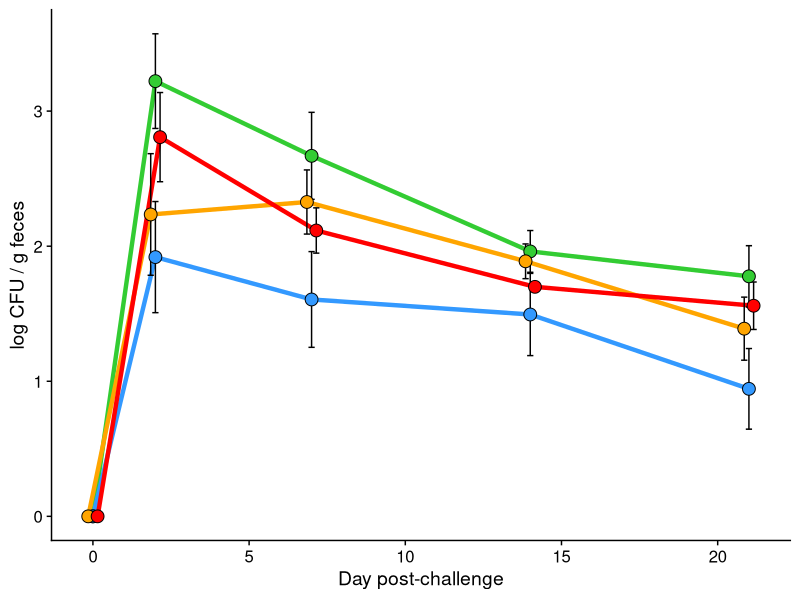

Source code (R): (Note: this script raises an error after producing the figure.)
require(pracma)
library(tidyverse)
library(Hmisc)
library(tidyverse)
library(cowplot)
theme_set(theme_cowplot())
# Read in data

sal_data <- read_csv('./data/FS12b_salmonella_data.csv')

# orders the treatment factors and makes a timepoint factor for plotting ease

sal_data$treatment <- factor(sal_data$treatment, levels = c('control', 'RPS', 'Acid', 'Zn+Cu', 'RCS', 'Bglu'))

sal_data$treatXtime <- factor(sal_data$treatXtime, levels = c('control_0', 'RPS_0', 'Acid_0', 'Zn+Cu_0', 'RCS_0', 'Bglu_0',
                                                              'control_2', 'RPS_2', 'Acid_2', 'Zn+Cu_2', 'RCS_2', 'Bglu_2',
                                                              'control_7', 'RPS_7', 'Acid_7', 'Zn+Cu_7', 'RCS_7', 'Bglu_7',
                                                              'control_14', 'RPS_14', 'Acid_14', 'Zn+Cu_14', 'RCS_14', 'Bglu_14',
                                                              'control_21', 'RPS_21', 'Acid_21', 'Zn+Cu_21', 'RCS_21', 'Bglu_21'))

sal_data$time_point_fact <- factor(sal_data$time_point)
# sal_data$time_point
#

sal_data <- sal_data %>% filter(!(treatment %in% c('Zn+Cu', 'Bglu')) & pignum != 101)




all_daily <- sal_data %>% filter(pignum != 101) %>% group_by(time_point, treatment) %>%
  summarise(mean_sal=mean(log_sal),
            sd_sal=sd(log_sal),
            num=n(),
            se_sal=sd_sal/sqrt(num))






### Figure 1A
F1A <- all_daily %>% 
  mutate(TPP=case_when(
    treatment == 'RPS'  ~    time_point, 
    treatment == 'Acid' ~    time_point - .15, 
    treatment == 'RCS'  ~    time_point + .15, 
    treatment == 'control' ~ time_point, 
    TRUE ~ 1000000000000000000)) %>% 
  filter(!(treatment %in% c('Zn+Cu', 'Bglu'))) %>%
  ggplot(aes(x=TPP, y=mean_sal, fill=treatment, group=treatment)) +
  # geom_jitter(aes(x=time_point, y=log_sal, color=treatment), data=filter(sal_data, !(treatment %in% c('Zn+Cu', 'Bglu'))& pignum !=101), alpha=.5) + 
  geom_line(aes(color=treatment), size=1.5)+
  geom_errorbar(aes(ymin=mean_sal-se_sal,ymax=mean_sal+se_sal), width=.2) +
  geom_point(shape=21, size=4) +
  scale_color_manual(values=c('#33CC33', '#3399FF', 'orange', 'red', 'grey', 'purple')) + 
  scale_fill_manual(values=c('#33CC33', '#3399FF', 'orange', 'red', 'grey', 'purple')) +
  ylab('log CFU / g feces') +
  xlab('Day post-challenge') +
  theme(legend.position = 'none')
  # ggtitle('Daily shedding, group summary statistics')


F1A
###


#############






#####
# use this #
# nest and do an anova at each timepoint
library(broom)
daily_tests <- sal_data %>% filter(time_point != 0) %>% group_by(time_point) %>% nest() %>% 
  mutate(AOV=map(.x = data, ~ aov(data=.x, log_sal ~ treatment)), 
         tid_AOV=map(AOV, tidy), 
         TUK=map(AOV, TukeyHSD), 
         tid_TUK=map(TUK, tidy))


daily_tests %>% select(time_point, tid_AOV) %>% unnest(cols = tid_AOV)



daily_tuks <- daily_tests %>%
  select(time_point, tid_TUK) %>% unnest(cols = tid_TUK) %>%
  filter(grepl('control', comparison)) %>% 
  mutate(tuk_pval=adj.p.value, 
         fdr_pval=p.adjust(adj.p.value, method = 'fdr'), 
         TPP=paste('Day', time_point), 
         TPP=factor(TPP, levels = c('Day 2', 'Day 7', 'Day 14', 'Day 21'))) %>% 
  select(-adj.p.value)

anno <- tibble(y=c(0,0,0,0), 
               TPP=factor(c('Day 2','Day 7','Day 14','Day 21'), levels = c('Day 2', 'Day 7', 'Day 14', 'Day 21')), 
               x=c(3.4,3.4,3.4,3.4), 
               labtext = c('ANOVA p=0.10', 
                           'ANOVA p=0.07',
                           'ANOVA p=0.26',
                           'ANOVA p=0.11'))

### FIG 1B
F1B <- daily_tuks %>%
  ggplot(aes(x=comparison, y=estimate, ymin=conf.low, ymax=conf.high, color=comparison)) +
  geom_hline(yintercept = 0, color='grey')+
  geom_pointrange(size=1.2) + 
  geom_label(data=anno, aes(x=x,y=y,label=labtext), inherit.aes = FALSE)+
  geom_text(aes(label=round(tuk_pval, digits = 2), y=2))+
  coord_flip() + 
  facet_wrap(.~TPP, ncol = 4) + 
  ylim(-3,3) + scale_color_manual(values=c('red','orange','#3399FF')) +
  theme(panel.border = element_rect(colour = "black", fill=NA, size=1), 
        legend.position = 'none', 
        axis.title.y = element_blank())


F1B


# FIGURE 2A


sum_sal <- sal_data %>% group_by(pignum) %>%
  summarise(AULC=trapz(time_point, log_sal),
            sum=sum(log_sal), 
            maxshed=log_sal[which.max(log_sal)], 
            day_max=time_point[which.max(log_sal)], 
            pos_samples=sum(log_sal > 0), 
            treatment=unique(treatment))


# re orders sum_sal
sum_sal <- sum_sal[match(filter(sal_data, time_point==2)$pignum,sum_sal$pignum),]



sum_sal$treatment <- factor(sum_sal$treatment, levels = c('control', 'RPS', 'Acid', 'Zn+Cu', 'RCS', 'Bglu'))


F2A <- filter(sum_sal, pignum !=101) %>% 
  ggplot(aes(x=treatment, y=AULC, fill=treatment))+
  geom_boxplot(outlier.alpha = 0) +
  geom_jitter(aes(fill=treatment), shape=21, size=2, stroke=1.25, width = .12) +
  scale_fill_manual(values=c('#33CC33', '#3399FF', 'orange', 'red', 'grey', 'purple')) +
  # ggtitle('Cumulative Salmonella shedding (AULC)', subtitle = 'ANOVA P = 0.0123') +
  theme(legend.position = 'none', 
        panel.border = element_rect(colour = 'black', fill=NA), 
        axis.title.x = element_blank())


F2A


### USE THIS FOR AULC STAT TEST ###
aov_AULC <- aov(data=sum_sal, AULC~treatment)
summary(aov_AULC)

AULC_tuk <- TukeyHSD(aov_AULC) %>% tidy()

F2B <- AULC_tuk %>% filter(grepl('control', comparison)) %>% 
  mutate(comparison=factor(comparison, levels = c('RCS-control', 'Acid-control','RPS-control'))) %>%
  ggplot(aes(x=comparison, y=estimate, ymin=conf.low, ymax=conf.high,color=comparison)) +
  geom_hline(yintercept = 0) +
  geom_pointrange(size=1.25) +
  geom_text(aes(x=comparison,y=12,
                label=paste('P=', round(adj.p.value, 2)))) +
  ggtitle('ANOVA P = 0.012') + 
  scale_y_continuous(expand = expand_scale(add = c(5,8)))+
  theme(panel.border = element_rect(color='black', fill=NA), 
        legend.position='none', 
        axis.title.y = element_blank())+
  coord_flip() +scale_color_manual(values=c('red','orange','#3399FF')) 
F2B







################################
# setwd("~/FS12")
# TISSUES


tis <- read.csv('./data/D21_tissues.csv')
tis$log_sal <- log10(tis$Salmonella)
tis$log_sal <- as.numeric(sub(-Inf, 0, tis$log_sal))
tis <- na.exclude(tis)

tis <- tis %>% filter(!treatment %in% c('Zn+Cu', 'Bglu'))

tis$treatment <- factor(tis$treatment, levels = c('control', 'RPS', 'Acid', 'Zn+Cu', 'RCS', 'Bglu'))


# pairwise.wilcox.test(tis$log_sal[tis$tissue == 'cecal_cont'], tis$treatment[tis$tissue == 'cecal_cont'], p.adjust.method = 'none')
# 
# pairwise.t.test(tis$log_sal[tis$tissue == 'cecal_cont'], tis$treatment[tis$tissue == 'cecal_cont'], p.adjust.method = 'none')
# pairwise.t.test(tis$log_sal[tis$tissue == 'Cecum'], tis$treatment[tis$tissue == 'Cecum'], p.adjust.method = 'none')




# tis %>% filter(tissue=='cecal_cont') %>%
#   ggplot(aes(x=treatment, y=log_sal, group=treatment, fill=treatment)) + geom_boxplot(outlier.alpha = 0)+ geom_jitter(shape=21,width = .1, size=2.25)+
#   scale_fill_manual(values=c('#33CC33', '#3399FF', 'orange', 'red', 'grey', 'purple')) + ggtitle('Cecal Contents')
# 

# tis %>% #filter(tissue=='cecal_cont') %>%
#   ggplot(aes(x=treatment, y=log_sal, group=treatment, fill=treatment)) +
#   geom_boxplot(outlier.alpha = 0) +
#   geom_jitter(shape=21,width = .2, size=2.25) +
#   facet_wrap(~tissue) +
#   scale_fill_manual(values=c('#33CC33', '#3399FF', 'orange', 'red', 'grey', 'purple')) +
#   ggtitle('Salmonella colonization at D21, tissues')
# 

# tables?

tissum <- tis %>% group_by(treatment, tissue) %>% 
  summarise(mean_lcfu=mean(log_sal),
            num_pos=sum(log_sal>0), 
            tot_obs=n())


tissum %>% filter(tissue=='cecal_cont')




#

tis_tests <- tis %>%  group_by(tissue) %>% nest() %>% 
  mutate(AOV=map(.x = data, ~ aov(data=.x, log_sal ~ treatment)), 
         tid_AOV=map(AOV, tidy), 
         TUK=map(AOV, TukeyHSD), 
         tid_TUK=map(TUK, tidy))


tis_tests %>% select(tissue, tid_AOV) %>% unnest(cols = tid_AOV)

tis_anno <- tibble(y=c(0,0,0,0,0), 
                   tissue=factor(c('cecal_cont','Cecum','ICLN','IPP', 'Tonsil'), levels = c('cecal_cont','Cecum','ICLN','IPP', 'Tonsil')), 
                   x=c(3.9,3.9,3.9,3.9,3.9), 
                   labtext = c('ANOVA p=0.02', 
                               'ANOVA p=0.05',
                               'ANOVA p=0.13',
                               'ANOVA p=0.54',
                               'ANOVA p=0.01'))


  
tissue_tuks <- tis_tests %>%
  select(tissue, tid_TUK) %>% unnest(cols = tid_TUK) %>%
  filter(grepl('control', comparison)) %>% 
  mutate(tuk_pval=adj.p.value, 
         fdr_pval=p.adjust(adj.p.value, method = 'fdr')) %>% 
  select(-adj.p.value)

tissue_tuks
  
#

all_tis <- tis %>% group_by(tissue, treatment) %>%
  summarise(mean_sal=mean(log_sal),
            sd_sal=sd(log_sal),
            num=n(),
            se_sal=sd_sal/sqrt(num))






### Figure 3A
F3A <- all_tis %>%
  ggplot(aes(x=treatment, y=mean_sal, fill=treatment, group=treatment)) +
  # geom_jitter(aes(x=time_point, y=log_sal, color=treatment), data=filter(sal_data, !(treatment %in% c('Zn+Cu', 'Bglu'))& pignum !=101), alpha=.5) + 
  geom_col(aes(fill=treatment), size=1.5)+
  geom_errorbar(aes(ymin=mean_sal-se_sal,ymax=mean_sal+se_sal), width=.2) +
  scale_color_manual(values=c('#33CC33', '#3399FF', 'orange', 'red', 'grey', 'purple')) + 
  scale_fill_manual(values=c('#33CC33', '#3399FF', 'orange', 'red', 'grey', 'purple')) +
  ylab('log Salmonella') +
  theme(panel.border = element_rect(color = 'black', fill = NA), 
        axis.text.x = element_text(angle = -45, hjust = 0), 
        axis.title.x = element_blank(), 
        legend.position = 'none')+
  # ggtitle('tissue colonization') +
  facet_wrap(~tissue, ncol = 5)


F3A



#
# Figure 3B

F3B <- tissue_tuks %>%
  mutate(comparison = factor(comparison, levels=c('RCS-control', 'Acid-control','RPS-control'))) %>% 
  ggplot(aes(x=comparison, y=estimate, ymin=conf.low, ymax=conf.high, color=comparison)) +
  geom_hline(yintercept = 0, color='grey')+
  geom_pointrange(size=1.2) + 
  geom_label(data=tis_anno, aes(x=x,y=y,label=labtext), inherit.aes = FALSE, size=4)+
  geom_text(aes(label=round(tuk_pval, digits = 2), y=2))+
  coord_flip() + scale_x_discrete(expand = expand_scale(add = c(1,1.5)))+
  facet_wrap(.~tissue, ncol = 5) +
  ylim(-3.5,3.5) + scale_color_manual(values=c('red','orange','#3399FF')) +
  theme(panel.border = element_rect(colour = "black", fill=NA, size=1), 
        axis.title.y=element_blank(), 
        legend.position = 'none')


F3B

### COWPLOT ZONE ###

# Figure 1

# F1A
# F1B


fig_1 <- ggdraw()+
  draw_plot(F1A, 0,.45,1,.55)+
  draw_plot(F1B, 0,0,1,.45)+
  draw_plot_label(x=c(0,0), y=c(1,.45), label = c('A', 'B'))
fig_1




# Figure 2

# F2A
# F2B


fig_2 <- ggdraw()+
  draw_plot(F2A, 0,0,.5,1)+
  draw_plot(F2B, .5,0,.5,1)+
  draw_plot_label(x=c(0,.5), y=c(1,1), label = c('A', 'B'))
fig_2

# Figure 3

# F3A
# F3B


fig_3 <- ggdraw()+
  draw_plot(F3A, 0,.5,1,.5)+
  draw_plot(F3B, 0,0,1,.5)+
  draw_plot_label(x=c(0,0), y=c(1,.5), label = c('A', 'B'))
fig_3


# ggsave(fig_3,
#        filename = './output/new_figs/figure3.jpeg',
#        width = 180,
#        height = 150,
#        device = 'jpeg',
#        dpi = 300,
#        units = 'mm')



###########

tis_RPS <- tis %>% filter(treatment =='RPS')
sum_sal_RPS <- sum_sal %>% filter(treatment == 'RPS')
tis_RPS$shed <- ifelse(tis_RPS$pignum %in% c(373,321,181,392,97), 'low', 'high')
sum_sal_RPS$shed <- ifelse(sum_sal_RPS$pignum %in% c(373,321,181,392,97), 'low', 'high')

tis_RPS %>% ggplot(aes(x=shed, y=log_sal, group=shed, fill=shed)) +
  geom_boxplot(outlier.alpha = 0) +
  geom_jitter(shape=21,width = .1, size=2.25) +
  facet_wrap(~tissue) +
  scale_fill_manual(values=c('#33CC33', '#3399FF', 'orange', 'red', 'grey', 'purple')) +
  ggtitle('Cecal Contents')

sum_sal_RPS %>% ggplot(aes(x=shed, y=AULC, group=shed, fill=shed)) +
  geom_boxplot(outlier.alpha = 0) +
  geom_jitter(shape=21,width = .1, size=2.25) +
  #facet_wrap(~tissue) +
  scale_fill_manual(values=c('#33CC33', '#3399FF', 'orange', 'red', 'grey', 'purple')) +
  ggtitle('AULC')



# 
# 
# ### NEED CECAL VFA DATA FOR THIS NEXT SECTION ###
# 
# vfas_for_cor <- read_csv('data/FS12b_vfas_for_cor.csv')
# 
# ### NEED TO REMOVE ONE TREATMENT BEFORE MERGE
# vfas_for_cor <- vfas_for_cor %>% select(-treatment)
# sal_for_cor <- merge(sal_for_cor, vfas_for_cor, by = 'pignum')
# rownames(sal_for_cor) <- sal_for_cor$pignum
# 
# 
# ##### fecal corrs #####
# fec_cor <- res.all %>% select(-treatment) %>% full_join(sum_sal, by = 'pignum')
# fec_cor <- fec_cor[-288,]
# 
# sum_sal
# 
# fec_cor %>% filter(time == 0) %>% ggplot(aes(x=butyrate, y=AULC)) + geom_point() + geom_smooth(method = 'lm')+ scale_color_manual(values=c('#33CC33', '#3399FF', 'orange', 'red', 'grey', 'purple'))
# fec_cor %>% filter(time == 0) %>% ggplot(aes(x=caproate, y=AULC)) + geom_point() + geom_smooth(method = 'lm')+ scale_color_manual(values=c('#33CC33', '#3399FF', 'orange', 'red', 'grey', 'purple'))
# fec_cor %>% filter(time == 0) %>% ggplot(aes(x=valerate, y=AULC)) + geom_point() + geom_smooth(method = 'lm')+ scale_color_manual(values=c('#33CC33', '#3399FF', 'orange', 'red', 'grey', 'purple'))
# 
# 
# fec_cor %>% ggplot(aes(x=valerate, y=AULC)) + geom_point() + geom_smooth(method = 'lm')+ scale_color_manual(values=c('#33CC33', '#3399FF', 'orange', 'red', 'grey', 'purple')) + facet_wrap(~time)
# fec_cor %>% ggplot(aes(x=caproate, y=AULC)) + geom_point() + geom_smooth(method = 'lm')+ scale_color_manual(values=c('#33CC33', '#3399FF', 'orange', 'red', 'grey', 'purple')) + facet_wrap(~time)
# 
# 
# 
# fec_cor %>% filter(time == 0) %>% ggplot(aes(x=valerate, y=AULC)) + geom_point() + geom_smooth(method = 'lm')+ scale_color_manual(values=c('#33CC33', '#3399FF', 'orange', 'red', 'grey', 'purple'))
# 
# 
# ### is this meta from the 16S stuff?
# meta %>% filter(experiment == 'X12b') %>% ggplot(aes(x=caproate, y=log_sal)) + geom_point() + geom_smooth(method = 'lm') + facet_wrap(~day)
# 
# meta_for_corr <- meta %>% mutate(day_fact=factor(day, levels = c('D0', 'D2', 'D7', 'D14', 'D21'))) %>% filter(experiment == 'X12b')
# 
# meta_for_corr %>% filter(tissue =='F' & day != 'D0') %>% ggplot(aes(x=caproate, y=log_sal)) + geom_point() + geom_smooth(method = 'lm') + facet_wrap(~day_fact)
# meta_for_corr %>% filter(tissue =='F' & day != 'D0') %>% ggplot(aes(x=valerate, y=log_sal)) + geom_point() + geom_smooth(method = 'lm') + facet_wrap(~day_fact)
# meta_for_corr %>% filter(tissue =='F' & day != 'D0') %>% ggplot(aes(x=butyrate, y=log_sal)) + geom_point() + geom_smooth(method = 'lm') + facet_wrap(~day_fact)
# 
# # meta_for_corr$treatment
# sal_vfa_cor <- meta_for_corr %>% select(pignum,day, tissue, treatment, log_sal, AULC, ends_with('ate')) %>%
#   filter(pignum!=101 & tissue != 'Q' & treatment %in% c('Control', 'RPS', 'Acid', 'RCS')) %>% na.omit()
# 
# sal_vfa_cor <- sal_vfa_cor %>% mutate(total=rowSums(.[grep("ate", names(.))]))
# 
# 
# globa_log_sal_VFA_corrs <- sal_vfa_cor %>% group_by(day, tissue) %>% 
#                                           summarise(ace_corP=cor.test(log_sal, acetate)$p.value, 
#                                                     pro_corP=cor.test(log_sal, propionate)$p.value, 
#                                                     but_corP=cor.test(log_sal, butyrate)$p.value, 
#                                                     val_corP=cor.test(log_sal, valerate)$p.value, 
#                                                     cap_corP=cor.test(log_sal, caproate)$p.value, 
#                                                     isob_corP=cor.test(log_sal, isobutyrate)$p.value, 
#                                                     isov_corP=cor.test(log_sal, isovalerate)$p.value, 
#                                                     tot_corP=cor.test(log_sal, total)$p.value)%>% na.omit() %>%
#   gather(-(day:tissue), key = 'vfa', value = 'pval') %>% filter(pval < 0.05)
# 
# 
# 
# globa_AULC_VFA_corrs <- sal_vfa_cor %>% group_by(day, tissue) %>% 
#   summarise(ace_corP=cor.test(AULC, acetate, method = 'spearman')$p.value, 
#             pro_corP=cor.test(AULC, propionate, method = 'spearman')$p.value, 
#             but_corP=cor.test(AULC, butyrate, method = 'spearman')$p.value, 
#             val_corP=cor.test(AULC, valerate, method = 'spearman')$p.value, 
#             cap_corP=cor.test(AULC, caproate, method = 'spearman')$p.value, 
#             isob_corP=cor.test(AULC, isobutyrate, method = 'spearman')$p.value, 
#             isov_corP=cor.test(AULC, isovalerate, method = 'spearman')$p.value, 
#             tot_corP=cor.test(AULC, total)$p.value, method = 'spearman')%>% na.omit() %>%
#   gather(-(day:tissue), key = 'vfa', value = 'pval') %>% filter(pval < 0.05)
# 
#  c('acetate', 'propionate', 'valerate', 'caproate', 'total')
#  
# globa_AULC_VFA_corrs %>% filter(day =='D0')
# globa_AULC_VFA_corrs %>% filter(day =='D2')
# 
# 
# treat_log_sal_VFA_corrs <- sal_vfa_cor %>% group_by(day, tissue, treatment) %>% 
#                                           summarise(ace_corP=cor.test(log_sal, acetate, method = 'spearman')$p.value, 
#                                                     pro_corP=cor.test(log_sal, propionate, method = 'spearman')$p.value, 
#                                                     but_corP=cor.test(log_sal, butyrate, method = 'spearman')$p.value, 
#                                                     val_corP=cor.test(log_sal, valerate, method = 'spearman')$p.value, 
#                                                     cap_corP=cor.test(log_sal, caproate, method = 'spearman')$p.value, 
#                                                     isob_corP=cor.test(log_sal, isobutyrate, method = 'spearman')$p.value, 
#                                                     isov_corP=cor.test(log_sal, isovalerate, method = 'spearman')$p.value, 
#                                                     tot_corP=cor.test(log_sal, total, method = 'spearman')$p.value) %>% na.omit() %>%
#   gather(-(day:treatment), key = 'vfa', value = 'pval') %>% filter(pval < 0.15)
# 
# 
# treat_AULC_VFA_corrs <- sal_vfa_cor %>% group_by(day, tissue, treatment) %>% 
#   summarise(ace_corP=cor.test(AULC, acetate, method = 'spearman')$p.value, 
#             pro_corP=cor.test(AULC, propionate, method = 'spearman')$p.value, 
#             but_corP=cor.test(AULC, butyrate, method = 'spearman')$p.value, 
#             val_corP=cor.test(AULC, valerate, method = 'spearman')$p.value, 
#             cap_corP=cor.test(AULC, caproate, method = 'spearman')$p.value, 
#             isob_corP=cor.test(AULC, isobutyrate, method = 'spearman')$p.value, 
#             isov_corP=cor.test(AULC, isovalerate, method = 'spearman')$p.value, 
#             tot_corP=cor.test(AULC, total, method = 'spearman')$p.value) %>% na.omit() %>%
#   gather(-(day:treatment), key = 'vfa', value = 'pval') %>% filter(pval < 0.15)
# 
# ##### schemezone #####
# globa_AULC_VFA_corrs %>% filter(pval < 0.05 & day == 'D0')
# treat_AULC_VFA_corrs %>% filter(pval < 0.15 & day == 'D0')
# 
# globa_AULC_VFA_corrs %>% filter(pval < 0.05 & day=='D21') %>% print(n=40)
# treat_AULC_VFA_corrs %>% filter(pval < 0.15 & day=='D21') %>% print(n=40)
# 
# treat_log_sal_VFA_corrs %>%filter(pval <0.1) %>%  print(n = 40)
# globa_log_sal_VFA_corrs
# 
# #### AULC CORRELATIONS PLOTS #####
# sal_vfa_cor %>% gather(-(pignum:AULC), key=VFA, value=mM) %>% filter(day == 'D0') %>% 
#   ggplot(aes(x=mM, y=AULC)) +
#   geom_smooth(color='black', method = 'lm', fill=NA) +geom_point(aes(color=treatment), alpha=.5)+
#   geom_smooth(aes(color=treatment), method = 'lm', fill=NA)+
#   facet_wrap(~VFA, scales = 'free') + ggtitle('D0 fecal VFAs correlate with final AULC')
# 
# sal_vfa_cor %>% gather(-(pignum:AULC), key=VFA, value=mM) %>% filter(day == 'D21' & tissue =='C') %>% 
#   ggplot(aes(x=mM, y=AULC)) +
#   geom_smooth(color='black', method = 'lm', fill=NA) +geom_point(aes(color=treatment), alpha=.5)+
#   geom_smooth(aes(color=treatment), method = 'lm', fill=NA)+
#   facet_wrap(~VFA, scales = 'free') + ggtitle('D21 cecal VFAs correlate with final AULC')
# 
# #### LOG SAL CORRELATIONS PLOTS #########
# sal_vfa_cor %>% gather(-(pignum:AULC), key=VFA, value=mM) %>% filter(day == 'D2') %>% 
#   ggplot(aes(x=mM, y=log_sal)) +
#   geom_smooth(color='black', method = 'lm', fill=NA) +
#   geom_smooth(aes(color=treatment), method = 'lm', fill=NA)+
#   facet_wrap(~VFA, scales = 'free') + ggtitle('D2 fecal VFAs correlate with log_sal')
# 
# sal_vfa_cor %>% gather(-(pignum:AULC), key=VFA, value=mM) %>% filter(day == 'D7') %>% 
#   ggplot(aes(x=mM, y=log_sal)) +
#   geom_smooth(color='black', method = 'lm', fill=NA) +
#   geom_smooth(aes(color=treatment), method = 'lm', fill=NA)+
#   facet_wrap(~VFA, scales = 'free') + ggtitle('D7 fecal VFAs correlate with log_sal')
# 
# sal_vfa_cor %>% gather(-(pignum:AULC), key=VFA, value=mM) %>% filter(day == 'D14') %>% 
#   ggplot(aes(x=mM, y=log_sal)) +
#   geom_smooth(color='black', method = 'lm', fill=NA) +
#   geom_smooth(aes(color=treatment), method = 'lm', fill=NA)+
#   facet_wrap(~VFA, scales = 'free') + ggtitle('D14 fecal VFAs correlate with log_sal')
# 
# sal_vfa_cor %>% gather(-(pignum:AULC), key=VFA, value=mM) %>% filter(day == 'D21' & tissue =='F') %>% 
#   ggplot(aes(x=mM, y=log_sal)) +
#   geom_smooth(color='black', method = 'lm', fill=NA) +
#   geom_smooth(aes(color=treatment), method = 'lm', fill=NA)+
#   facet_wrap(~VFA, scales = 'free') + ggtitle('D21 fecal VFAs correlate with log_sal')
# 
# sal_vfa_cor %>% gather(-(pignum:AULC), key=VFA, value=mM) %>% filter(day == 'D21' & tissue =='X') %>% 
#   ggplot(aes(x=mM, y=log_sal)) +
#   geom_smooth(color='black', method = 'lm', fill=NA) +
#   geom_smooth(aes(color=treatment), method = 'lm', fill=NA)+
#   facet_wrap(~VFA, scales = 'free') + ggtitle('D21 cecal VFAs correlate with cecal_tissue log_sal')
# 
# sal_vfa_cor %>% gather(-(pignum:AULC), key=VFA, value=mM) %>% filter(day == 'D21' & tissue =='C') %>% 
#   ggplot(aes(x=mM, y=log_sal)) +
#   geom_smooth(color='black', method = 'lm', fill=NA) +
#   geom_smooth(aes(color=treatment), method = 'lm', fill=NA)+
#   facet_wrap(~VFA, scales = 'free') + ggtitle('D21 cecal VFAs correlate with cecal log_sal')
# 
# 
# 
# ########
# treat_log_sal_VFA_corrs %>% na.omit()
# 
# ggplot(sal_for_cor, aes(x=butyrate, y=AULC)) +
#   geom_point(aes(color=treatment)) + geom_smooth(method = 'lm') + scale_color_manual(values=c('#33CC33', '#3399FF', 'orange', 'red', 'grey', 'purple')) +
#   ggtitle('Correlation between cecal butyrate concentration and total Salmonella shedding', subtitle = 'Spearman: -0.4, p=0.003')
# 
# 
# ggplot(sal_for_cor, aes(x=caproate, y=AULC)) +
#   geom_point(aes(color=treatment)) + geom_smooth(method = 'lm')+ scale_color_manual(values=c('#33CC33', '#3399FF', 'orange', 'red', 'grey', 'purple')) +
#   ggtitle('Correlation between cecal caproate concentration and total Salmonella shedding', subtitle = 'Spearman: -0.53, p=0.0005')
# ggplot(sal_for_cor, aes(x=valerate, y=AULC)) +
#   geom_point(aes(color=treatment)) + geom_smooth(method = 'lm')+ scale_color_manual(values=c('#33CC33', '#3399FF', 'orange', 'red', 'grey', 'purple')) +
#   ggtitle('Correlation between cecal valerate concentration and total Salmonella shedding', subtitle = 'Spearman: -0.38, p=0.0005')
# ggplot(sal_for_cor, aes(x=total, y=AULC)) +
#   geom_point(aes(color=treatment)) + geom_smooth(method = 'lm')+ scale_color_manual(values=c('#33CC33', '#3399FF', 'orange', 'red', 'grey', 'purple')) +
#   ggtitle('Correlation between cecal total SCFA concentration and total Salmonella shedding', subtitle = 'Spearman: -0.4, p=0.002')
# 
# ##### Shawn FSIS #######
# 
# ggplot(sal_for_cor, aes(x=butyrate, y=AULC)) +
#   geom_smooth(method = 'lm') + geom_point(aes(fill=treatment), shape = 21, size=2) + 
#   scale_fill_manual(values=c('#33CC33', '#3399FF', 'orange', 'red', 'grey', 'purple'))+
#   theme_bw(base_size = 16) + xlab('butyrate (mM)') + ggtitle('AULC vs Cecal butyrate (D21)')
# 
# ggplot(sal_for_cor, aes(x=total, y=AULC)) +
#   geom_smooth(method = 'lm') + geom_point(aes(fill=treatment), shape = 21, size=2) + 
#   scale_fill_manual(values=c('#33CC33', '#3399FF', 'orange', 'red', 'grey', 'purple'))+
#   theme_bw(base_size = 16) + xlab('Total SCFAs (mM)') + ggtitle('')
# 
# 
# 
# ggplot(sal_for_cor, aes(x=butyrate, y=AULC, color=treatment)) +
#   geom_smooth(method = 'lm', se = FALSE) + geom_point(aes(fill=treatment), shape = 21, size=2) + 
#   scale_fill_manual(values=c('#33CC33', '#3399FF', 'orange', 'red', 'grey', 'purple'))+
#   scale_color_manual(values=c('#33CC33', '#3399FF', 'orange', 'red', 'grey', 'purple'))+
#     theme(axis.text = element_text(size=16), 
#         axis.title = element_text(size=16), 
#         legend.text = element_text(size=16),
#         legend.title = element_text(size=16)) + ggtitle('') + xlab('butyrate (mM)')
# 
# ggplot(sal_for_cor, aes(x=valerate, y=AULC, color=treatment)) +
#   geom_smooth(method = 'lm', se = FALSE) + geom_point(aes(fill=treatment), shape = 21, size=2) + 
#   scale_fill_manual(values=c('#33CC33', '#3399FF', 'orange', 'red', 'grey', 'purple'))+
#   scale_color_manual(values=c('#33CC33', '#3399FF', 'orange', 'red', 'grey', 'purple'))+
#   theme(axis.text = element_text(size=16), 
#         axis.title = element_text(size=16), 
#         legend.text = element_text(size=16),
#         legend.title = element_text(size=16)) + ggtitle('') + xlab('valerate (mM)')
# 
# ggplot(sal_for_cor, aes(x=caproate, y=AULC, color=treatment)) +
#   geom_smooth(method = 'lm', se = FALSE) + geom_point(aes(fill=treatment), shape = 21, size=2) + 
#   scale_fill_manual(values=c('#33CC33', '#3399FF', 'orange', 'red', 'grey', 'purple'))+
#   scale_color_manual(values=c('#33CC33', '#3399FF', 'orange', 'red', 'grey', 'purple'))+
#   theme(axis.text = element_text(size=16), 
#         axis.title = element_text(size=16), 
#         legend.text = element_text(size=16),
#         legend.title = element_text(size=16)) + ggtitle('') + xlab('caproate (mM)')
# 
# ggplot(sal_for_cor, aes(x=total, y=AULC, color=treatment)) +
#   geom_smooth(method = 'lm', se = FALSE) + geom_point(aes(fill=treatment), shape = 21, size=2) + 
#   scale_fill_manual(values=c('#33CC33', '#3399FF', 'orange', 'red', 'grey', 'purple'))+
#   scale_color_manual(values=c('#33CC33', '#3399FF', 'orange', 'red', 'grey', 'purple'))+
#   theme(axis.text = element_text(size=16), 
#         axis.title = element_text(size=16), 
#         legend.text = element_text(size=16),
#         legend.title = element_text(size=16)) + ggtitle('') + xlab('total (mM)')
# 
# 
# ############ TESTESTESTEST #################
# 
# 
# 
# sal_for_cor %>% filter(treatment %in% c('control','RPS')) %>% ggplot(aes(x=butyrate, y=AULC)) +
#   geom_smooth(method = 'lm') + geom_point(aes(fill=treatment), shape = 21, size=2) + 
#   scale_fill_manual(values=c('red', '#3399FF', 'orange', 'red', 'grey', 'purple'))+
#   theme_bw()+ ggtitle('Correlation between AULC and cecal butyrate at D21') + xlab('butyrate (mM)') 
# 
# 
# sal_for_cor %>% filter(treatment == 'Bglu') %>% ggplot(aes(x=butyrate, y=AULC)) +
#   geom_smooth(method = 'lm') + geom_point(aes(fill=treatment), shape = 21, size=2) + 
#   scale_fill_manual(values=c('#33CC33', '#3399FF', 'orange', 'red', 'grey', 'purple'))+
#   theme(axis.text = element_text(size=16), 
#         axis.title = element_text(size=16), 
#         legend.text = element_text(size=16),
#         legend.title = element_text(size=16)) + ggtitle('') + xlab('butyrate (mM)')
# 
# 
# sal_for_cor %>% group_by(treatment) %>% summarise(butP = cor.test(AULC, butyrate)$p.value, 
#                                                   butT = cor.test(AULC, butyrate)$statistic,
#                                                   propP = cor.test(x=AULC, y=propionate)$p.value,
#                                                   propT = cor.test(x=AULC, y=propionate)$statistic,
#                                                   capP = cor.test(x=AULC, y=caproate)$p.value,
#                                                   capT = cor.test(x=AULC, y=caproate)$statistic,
#                                                   valP = cor.test(x=AULC, y=valerate)$p.value,
#                                                   valT = cor.test(x=AULC, y=valerate)$statistic,
#                                                   totP = cor.test(x=AULC, y=total)$p.value,
#                                                   totT = cor.test(x=AULC, y=total)$statistic,
#                                                   Pbutp = cor.test(x=AULC, y=P_butyrate)$p.value,
#                                                   PbutT = cor.test(x=AULC, y=P_butyrate)$statistic)
# 
# 
# 
# ggplot(sal_for_cor, aes(x=total, y=AULC)) +
#   geom_smooth(method = 'lm') + geom_point(aes(fill=treatment), shape = 21, size=2) + 
#   scale_fill_manual(values=c('#33CC33', '#3399FF', 'orange', 'red', 'grey', 'purple'))+
#   theme(axis.text = element_text(size=16), 
#         axis.title = element_text(size=16), 
#         legend.text = element_text(size=16),
#         legend.title = element_text(size=16)) + ggtitle('') + xlab('Total SCFAs (mM)')
# 
# # filter(sal_for_cor, treatment %in% c('control', 'RPS'))
# # filter(sal_for_cor, treatment =='control') %>% ggplot(aes(x=butyrate, y=AULC)) + geom_point() + geom_smooth(method = 'lm')
# # filter(sal_for_cor, treatment =='RPS') %>% ggplot(aes(x=butyrate, y=AULC)) + geom_point() + geom_smooth(method = 'lm')
# 
# 
# # filter(sal_for_cor, treatment =='control') %>% ggplot(aes(x=butyrate, y=AULC)) + geom_point() + geom_smooth(method = 'lm')
# # filter(sal_for_cor, treatment =='RPS') %>% ggplot(aes(x=butyrate, y=AULC)) + geom_point() + geom_smooth(method = 'lm')
# # 
# 
# 
# # filter(sal_for_cor, treatment =='control') %>% ggplot(aes(x=valerate, y=AULC)) + geom_point() + geom_smooth(method = 'lm')
# # filter(sal_for_cor, treatment =='RPS') %>% ggplot(aes(x=valerate, y=AULC)) + geom_point() + geom_smooth(method = 'lm')
# # 
# 
# # filter(sal_for_cor, treatment =='control') %>% ggplot(aes(x=caproate, y=AULC)) + geom_point() + geom_smooth(method = 'lm')
# # filter(sal_for_cor, treatment =='RPS') %>% ggplot(aes(x=caproate, y=AULC)) + geom_point() + geom_smooth(method = 'lm')
# 
# 
# cor.test(filter(sal_for_cor, treatment =='control')$AULC,
#          filter(sal_for_cor, treatment =='control')$butyrate)
# 
# cor.test(filter(sal_for_cor, treatment =='RPS')$AULC,
#          filter(sal_for_cor, treatment =='RPS')$butyrate)
# 
# 
# cor.test(filter(sal_for_cor, treatment =='control')$AULC,
#          filter(sal_for_cor, treatment =='control')$valerate)
# 
# cor.test(filter(sal_for_cor, treatment =='RPS')$AULC,
#          filter(sal_for_cor, treatment =='RPS')$valerate)
# 
# cor.test(filter(sal_for_cor, treatment =='control')$AULC,
#          filter(sal_for_cor, treatment =='control')$caproate)
# 
# cor.test(filter(sal_for_cor, treatment =='RPS')$AULC,
#          filter(sal_for_cor, treatment =='RPS')$caproate)
# 
# cor.test(filter(sal_for_cor, treatment =='control')$AULC,
#          filter(sal_for_cor, treatment =='control')$total)
# 
# cor.test(filter(sal_for_cor, treatment =='RPS')$AULC,
#          filter(sal_for_cor, treatment =='RPS')$total)
# 
# 
# 
# cor.test(filter(sal_for_cor, treatment%in%c('RPS', 'control'))$AULC,
#          filter(sal_for_cor, treatment%in%c('RPS', 'control'))$total)
# 
# 
# 
# cor.test(filter(sal_for_cor, treatment%in%c('RPS', 'control'))$AULC,
#          filter(sal_for_cor, treatment%in%c('RPS', 'control'))$butyrate)
# 
# 
# 
# cor.test(filter(sal_for_cor, treatment%in%c('RPS', 'control'))$AULC,
#          filter(sal_for_cor, treatment%in%c('RPS', 'control'))$valerate)
# 
# 
# 
# cor.test(filter(sal_for_cor, treatment%in%c('RPS', 'control'))$AULC,
#          filter(sal_for_cor, treatment%in%c('RPS', 'control'))$caproate)
# 
# 
